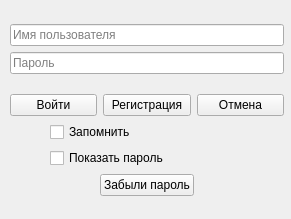
<?xml version="1.0" encoding="UTF-8"?>
<ui version="4.0">
 <class>AuthorizeWindow</class>
 <widget class="QWidget" name="AuthorizeWindow">
  <property name="geometry">
   <rect>
    <x>0</x>
    <y>0</y>
    <width>291</width>
    <height>219</height>
   </rect>
  </property>
  <property name="windowTitle">
   <string>Form</string>
  </property>
  <widget class="QWidget" name="">
   <property name="geometry">
    <rect>
     <x>10</x>
     <y>10</y>
     <width>274</width>
     <height>202</height>
    </rect>
   </property>
   <layout class="QVBoxLayout" name="verticalLayout_4">
    <item>
     <layout class="QVBoxLayout" name="verticalLayout_2">
      <item>
       <widget class="QLineEdit" name="line_edit_username">
        <property name="placeholderText">
         <string>Имя пользователя</string>
        </property>
       </widget>
      </item>
      <item>
       <widget class="QLineEdit" name="line_edit_password">
        <property name="placeholderText">
         <string>Пароль</string>
        </property>
       </widget>
      </item>
     </layout>
    </item>
    <item>
     <layout class="QVBoxLayout" name="verticalLayout_3">
      <item>
       <layout class="QHBoxLayout" name="horizontalLayout">
        <item>
         <widget class="QPushButton" name="button_login">
          <property name="text">
           <string>Войти</string>
          </property>
         </widget>
        </item>
        <item>
         <widget class="QPushButton" name="button_registration">
          <property name="text">
           <string>Регистрация</string>
          </property>
         </widget>
        </item>
        <item>
         <widget class="QPushButton" name="button_cancel">
          <property name="text">
           <string>Отмена</string>
          </property>
         </widget>
        </item>
       </layout>
      </item>
      <item>
       <layout class="QHBoxLayout" name="horizontalLayout_2">
        <item>
         <spacer name="horizontalSpacer">
          <property name="orientation">
           <enum>Qt::Horizontal</enum>
          </property>
          <property name="sizeType">
           <enum>QSizePolicy::Maximum</enum>
          </property>
          <property name="sizeHint" stdset="0">
           <size>
            <width>40</width>
            <height>20</height>
           </size>
          </property>
         </spacer>
        </item>
        <item>
         <layout class="QVBoxLayout" name="verticalLayout">
          <item>
           <widget class="QCheckBox" name="check_box_remember">
            <property name="text">
             <string>Запомнить</string>
            </property>
           </widget>
          </item>
          <item>
           <widget class="QCheckBox" name="check_box_show_pasword">
            <property name="text">
             <string>Показать пароль</string>
            </property>
           </widget>
          </item>
         </layout>
        </item>
       </layout>
      </item>
      <item>
       <layout class="QHBoxLayout" name="horizontalLayout_3">
        <item>
         <spacer name="horizontalSpacer_2">
          <property name="orientation">
           <enum>Qt::Horizontal</enum>
          </property>
          <property name="sizeHint" stdset="0">
           <size>
            <width>40</width>
            <height>20</height>
           </size>
          </property>
         </spacer>
        </item>
        <item>
         <widget class="QPushButton" name="button_reset_password">
          <property name="text">
           <string>Забыли пароль</string>
          </property>
         </widget>
        </item>
        <item>
         <spacer name="horizontalSpacer_3">
          <property name="orientation">
           <enum>Qt::Horizontal</enum>
          </property>
          <property name="sizeHint" stdset="0">
           <size>
            <width>40</width>
            <height>20</height>
           </size>
          </property>
         </spacer>
        </item>
       </layout>
      </item>
     </layout>
    </item>
   </layout>
  </widget>
 </widget>
 <resources/>
 <connections/>
</ui>
